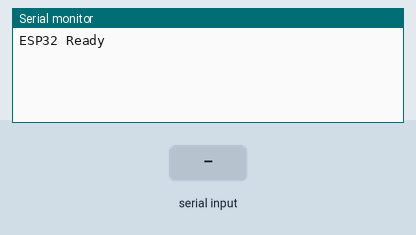
A sketch run on a simulated ESP32. Shown: the last lines printed to the serial monitor. The test bench sets the inputs (shaded band).

Above: at 1.2 s.
1.3 s: "1" received over the second serial link
At 2.5 s:
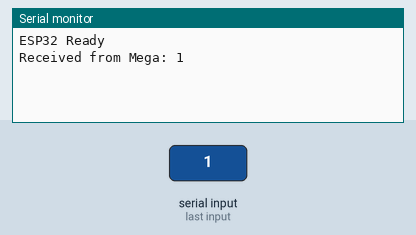
2.8 s: "0" received over the second serial link
At 3.8 s:
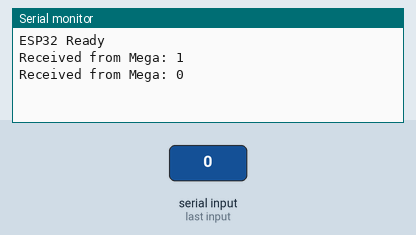
4.3 s: "2" received over the second serial link
At 4.9 s:
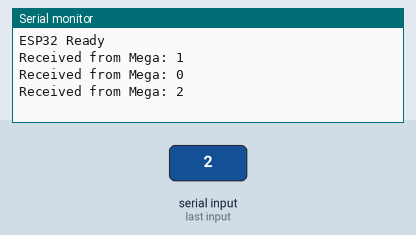

The sketch:

ESPM2M-StationaryAGV.ino
```cpp
#define RXD2 16
#define TXD2 17

void setup() {
  // Initialize Serial Monitor for debugging
  Serial.begin(115200);
  // Initialize Serial2 for UART communication with Mega
  Serial2.begin(9600, SERIAL_8N1, RXD2, TXD2);
  Serial.println("ESP32 Ready");
}

void loop() {
  // Check if data is available to read from Serial2
  if (Serial2.available()) {
    while (Serial2.available() > 0) {
      char receivedChar = Serial2.read();
      Serial.print("Received from Mega: ");
      Serial.println(receivedChar);
    }
  }
}
```

Measured:
- after the input at 1.3 s, the serial monitor: prints a new line at once (image 1)
- after the input at 2.8 s, the serial monitor: prints a new line at once (image 2)
- after the input at 4.3 s, the serial monitor: prints a new line at once (image 3)
